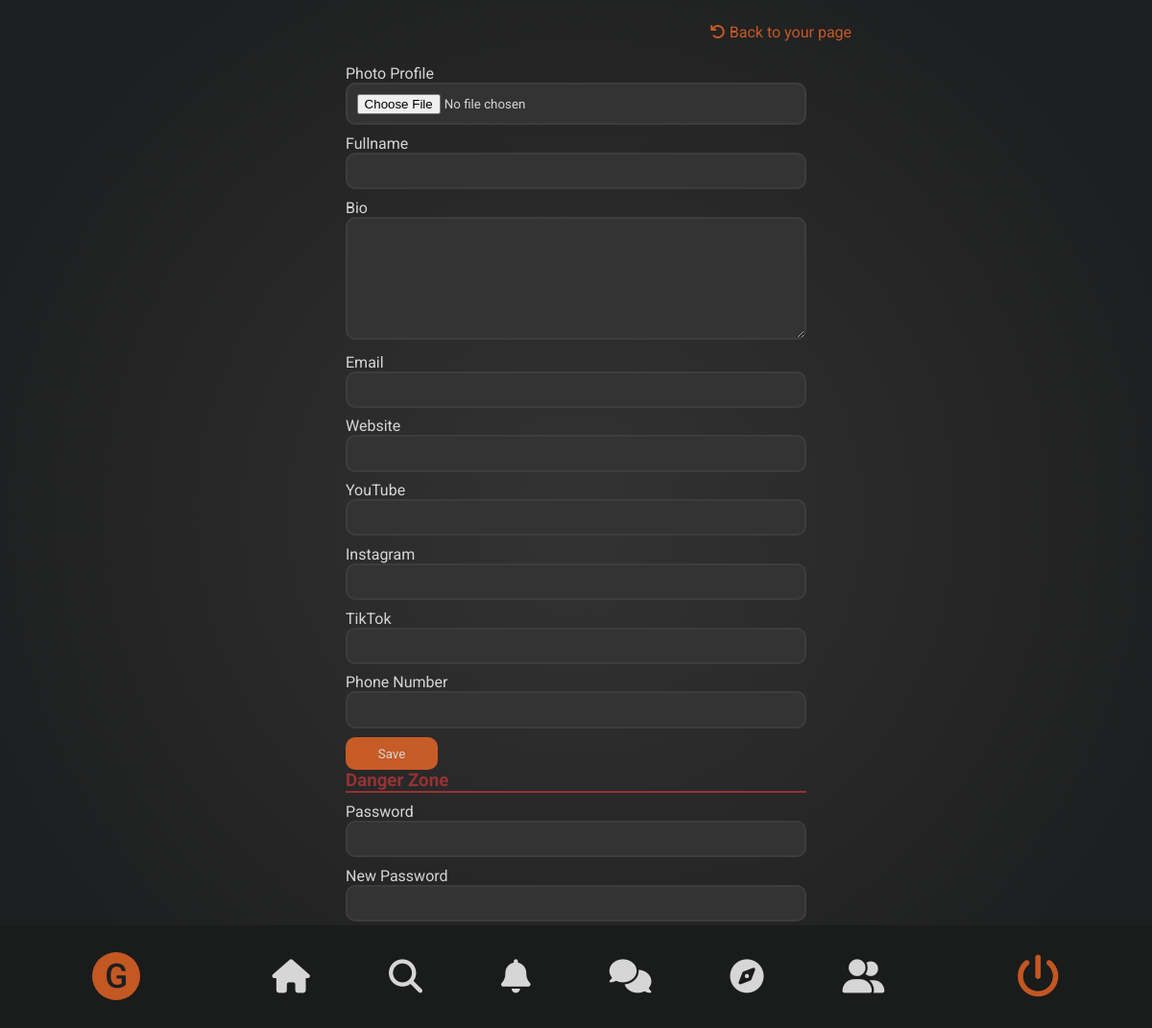
Before: /edit.php (signed in) with the older database file.
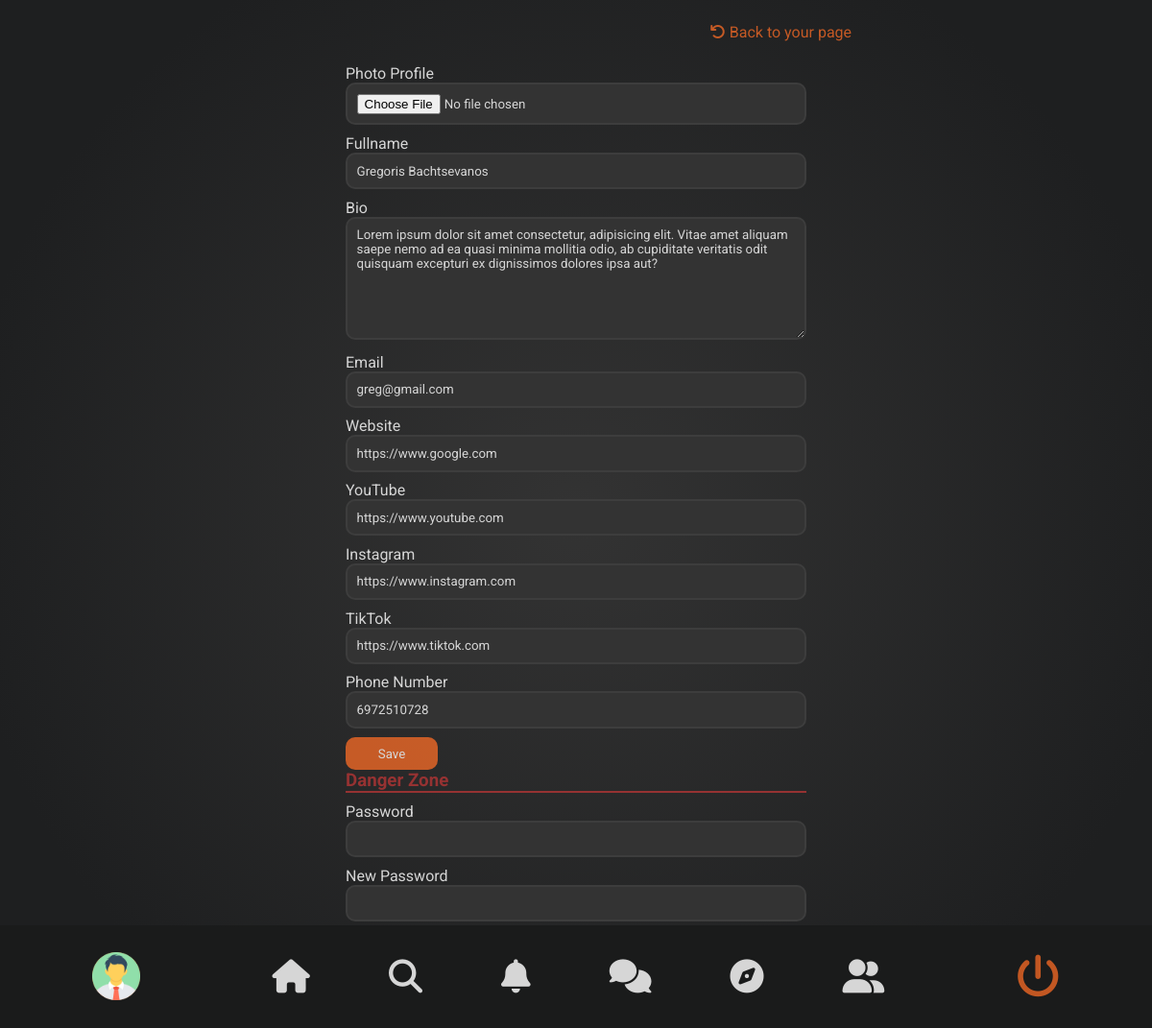
After: the same page with the newer database file.
### tables this page shows
CREATE TABLE `users` (
  `id` int(10) UNSIGNED NOT NULL,
  `username` varchar(20) DEFAULT NULL,
  `fullname` varchar(60) DEFAULT NULL,
  `bio` varchar(300) DEFAULT NULL,
  `avatar` varchar(50) DEFAULT NULL,
  `type` tinyint(4) DEFAULT 1,
  `status` tinyint(4) DEFAULT 0,
  `followers` int(10) UNSIGNED DEFAULT 0,
  `following` int(10) UNSIGNED DEFAULT 0,
  `auth_key` varchar(50) DEFAULT NULL
);

CREATE TABLE `users_login` (
  `user_id` int(10) UNSIGNED NOT NULL,
  `email` varchar(50) DEFAULT NULL,
  `password` varchar(255) DEFAULT NULL
);

CREATE TABLE `users_extra_info` (
  `user_id` int(10) UNSIGNED NOT NULL,
  `cover_image` varchar(50) DEFAULT NULL,
  `phone_number` varchar(20) DEFAULT NULL,
  `website` varchar(50) DEFAULT NULL,
  `youtube` varchar(100) DEFAULT NULL,
  `instagram` varchar(50) DEFAULT NULL,
  `tiktok` varchar(50) DEFAULT NULL,
  `date_registered` datetime DEFAULT NULL
);

### app/model/settings.php (called while the page is built, shortened)
<?php
$dbhost = 'localhost';
$dbuser = 'root';
$dbpass = '';
$dbname = 'socialnetwork';
class DB extends SQL{
    public $pdo, $i='`';
    function __construct($c){
        extract($c);
        $this->pdo = new PDO($dsn, $user, $pass, $args);
    }
    function row($q, $p = NULL){
        return($s = $this->query($q, $p)) ? $s -> fetch(PDO::FETCH_OBJ) : 0;
    }
    function query($q,$p=NULL){
        $s = $this->pdo -> prepare(self::$q[] = str_replace('"', $this->i, $q));
        $s -> execute($p);
        return $s;
    }
}
$config = array(
        'dsn' => 'mysql:host='.$dbhost.';dbname='.$dbname.'',
        'user' => $dbuser,
        'pass' => $dbpass,
        'args' => array(
			PDO::ATTR_ERRMODE => PDO::ERRMODE_EXCEPTION,
			PDO::MYSQL_ATTR_INIT_COMMAND => "SET NAMES utf8"
        )
);
$db = new DB($config);
?>

### public/edit.php (the view, shortened to what the changed rows need)
<?php
    require_once "../public/includes/header.php";
    require_once "../public/includes/navigationbar.php";
    if (isset($_SESSION['user'])){
        $sql = "SELECT * FROM users INNER JOIN users_login ON users_login.user_id = users.id INNER JOIN users_extra_info ON users_extra_info.user_id = users.id WHERE users.id = ?";
        $params = array($_SESSION["user"]);
        $row = $db->row($sql, $params);
    if(isset($_GET["error"])){
        $msg = $_GET["error"];
        $class = 'error-msg';
    }else if(isset($_GET["success"])){
        $msg = $_GET["success"];
        $class = 'success-msg';
    }else if(isset($_GET["noChanges"])){
        $msg = $_GET["noChanges"];
        $class = 'no-changes-msg';
    }else{
        $msg = null;
        $class = '';
    }
    ?>
<div class="edit-container">
    <div id="go-back">
        <p id="<?php echo $class;?>"> <?php echo $msg;?></p>
        <a href="./profile.php?id=<?php echo $_SESSION["user"]?>">
            <i class="fas fa-undo"></i>
            Back to your page
        </a>
    </div>
    <div class="info-items">
            <form method="post" action="../app/controllers/edit-profile_controller.php" enctype="multipart/form-data" class="input-items">
                <div class="input-item">
                    <label for="Photo-Profile">Photo Profile</label>
                        <input type="file" autocomplete="off" id="file">
                </div>
                <div class="input-item">
                    <label for="Fullname">Fullname</label>
                        <input type="text" autocomplete="off" name="fullname" value="<?php echo $row->fullname ?>">
                </div>
                <div class="input-item">
                    <label for="Bio">Bio</label>
                        <textarea type="text" name="bio" rows="7"><?php echo $row->bio ?></textarea>
                </div>
                <div class="input-item">
                    <label for="Email">Email</label>
                        <input type="email" autocomplete="off" name="Email" value="<?php echo $row->email ?>">
                </div>
                <div class="input-item">
                    <label for="Website">Website</label>
                        <input type="text" autocomplete="off" name="website" value="<?php echo $row->website ?>">
                </div>
                <div class="input-item">
                    <label for="YouTube">YouTube</label>
                        <input type="text" autocomplete="off" name="youtube" value="<?php echo $row->youtube ?>">
                </div>
                <div class="input-item">
                    <label for="Instagram">Instagram</label>
                        <input type="text" autocomplete="off" name="instagram" value="<?php echo $row->instagram ?>">
                </div>
                <div class="input-item">
                    <label for="Instagram">TikTok</label>
                        <input type="text" autocomplete="off" name="tiktok" value="<?php echo $row->tiktok ?>">
                </div>
                <div class="input-item">
                    <label for="Twitch">Phone Number</label>
                        <input type="text" autocomplete="off" name="phone" value="<?php echo $row->phone_number ?>">
                </div>
                <div class="input-item">
                    <input type="submit" name="submit" value="Save">
                </div>
            </form>
            <div id="danger">
                <h3>Danger Zone</h3><hr>
            </div>
            <form method="post" action="../app/controllers/edit-profile_controller.php" enctype="multipart/form-data" class="input-items">
                <div class="input-item">
                    <label for="Twitch">Password</label>
                        <input type="password" name="password">
                </div>
                <div class="input-item">
                    <label for="Twitch">New Password</label>
                        <input type="password" name="new-password">
                </div>
                <div class="input-item">
                    <label for="Twitch">Repeat New Password</label>
                </div>
                <div class="input-item">
                </div>
            </form>
        </div>
    </div>
    <?php
    }else{
        die("Error");
    }
?>

### public/includes/navigationbar.php (shortened to what the changed rows need)
<?php
        $sql = "SELECT * FROM users WHERE id = ?";
        $params = array($_SESSION['user']);
        $row = $db->row($sql, $params);
        if($row->avatar){
            $avatar = "<img style='width:100%' src='../files/assets/img/avatars/".$row->avatar."'>";
        }else{
            $avatar = "<span class='user-icon'>".substr(ucwords($row->fullname),0,1)."</span>";
        }
?>
<nav id='nav-container'>
    <ul id='nav-items'>
        <li id='nav-item'>
            <a id='user' href='./profile.php?id=<?php echo $_SESSION['user'] ?>'><?php echo $avatar ?></a>
        </li>
    </ul>
</nav>

Changed rows visible on the page:
changed users: avatar: picture added; bio (not shown) → "Lorem ipsum dolor sit amet consectetur, adipisicing elit. Vitae amet aliquam saepe nemo ad ea quasi minima mollitia odio, ab cupiditate veritatis odit quisquam excepturi ex dignissimos dolores ipsa aut?"; Email (not shown) → "greg@gmail.com"; website (not shown) → "https://www.google.com"; youtube (not shown) → "https://www.youtube.com"; instagram (not shown) → "https://www.instagram.com"; tiktok (not shown) → "https://www.tiktok.com"; phone (not shown) → "6972510728"; fullname "G" → "Gregoris Bachtsevanos"
